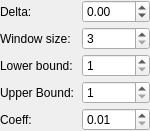
<?xml version="1.0" encoding="UTF-8"?>
<ui version="4.0">
 <class>output::OptionsWidgetBinarizationWolf</class>
 <widget class="QWidget" name="output::OptionsWidgetBinarizationWolf">
  <property name="geometry">
   <rect>
    <x>0</x>
    <y>0</y>
    <width>148</width>
    <height>100</height>
   </rect>
  </property>
  <property name="sizePolicy">
   <sizepolicy hsizetype="Preferred" vsizetype="Preferred">
    <horstretch>0</horstretch>
    <verstretch>0</verstretch>
   </sizepolicy>
  </property>
  <property name="windowTitle">
   <string>Form</string>
  </property>
  <layout class="QHBoxLayout" name="horizontalLayout">
   <property name="spacing">
    <number>4</number>
   </property>
   <property name="leftMargin">
    <number>0</number>
   </property>
   <property name="topMargin">
    <number>0</number>
   </property>
   <property name="rightMargin">
    <number>0</number>
   </property>
   <property name="bottomMargin">
    <number>0</number>
   </property>
   <item>
    <spacer name="horizontalSpacer">
     <property name="orientation">
      <enum>Qt::Horizontal</enum>
     </property>
     <property name="sizeHint" stdset="0">
      <size>
       <width>0</width>
       <height>1</height>
      </size>
     </property>
    </spacer>
   </item>
   <item>
    <layout class="QGridLayout" name="gridLayout">
     <item row="0" column="0">
      <widget class="QLabel" name="wolfDeltaLabel">
       <property name="text">
        <string>Delta:</string>
       </property>
      </widget>
     </item>
     <item row="0" column="1">
      <widget class="QDoubleSpinBox" name="wolfDelta">
       <property name="toolTip">
        <string>Default value is 0.</string>
       </property>
       <property name="minimum">
        <double>-100.0</double>
       </property>
       <property name="maximum">
        <double>100.0</double>
       </property>
       <property name="singleStep">
        <double>1.0</double>
       </property>
      </widget>
     </item>
     <item row="1" column="0">
      <widget class="QLabel" name="windowSizeLabel">
       <property name="text">
        <string>Window size:</string>
       </property>
      </widget>
     </item>
     <item row="1" column="1">
      <widget class="QSpinBox" name="windowSize">
       <property name="toolTip">
        <string>The dimensions of a pixel neighborhood to consider.</string>
       </property>
       <property name="minimum">
        <number>3</number>
       </property>
       <property name="maximum">
        <number>9999</number>
       </property>
      </widget>
     </item>
     <item row="2" column="0">
      <widget class="QLabel" name="lowerBoundLabel">
       <property name="text">
        <string>Lower bound: </string>
       </property>
      </widget>
     </item>
     <item row="2" column="1">
      <widget class="QSpinBox" name="lowerBound">
       <property name="toolTip">
        <string>The minimum possible gray level that can be made white.</string>
       </property>
       <property name="minimum">
        <number>1</number>
       </property>
       <property name="maximum">
        <number>254</number>
       </property>
      </widget>
     </item>
     <item row="3" column="0">
      <widget class="QLabel" name="upperBoundLabel">
       <property name="text">
        <string>Upper Bound: </string>
       </property>
      </widget>
     </item>
     <item row="3" column="1">
      <widget class="QSpinBox" name="upperBound">
       <property name="toolTip">
        <string>The maximum possible gray level that can be made black.</string>
       </property>
       <property name="minimum">
        <number>1</number>
       </property>
       <property name="maximum">
        <number>254</number>
       </property>
      </widget>
     </item>
     <item row="4" column="0">
      <widget class="QLabel" name="wolfCoefLabel">
       <property name="text">
        <string>Coeff:</string>
       </property>
      </widget>
     </item>
     <item row="4" column="1">
      <widget class="QDoubleSpinBox" name="wolfCoef">
       <property name="toolTip">
        <string>Default value is 0.3.</string>
       </property>
       <property name="minimum">
        <double>0.010000000000000</double>
       </property>
       <property name="maximum">
        <double>9.990000000000000</double>
       </property>
       <property name="singleStep">
        <double>0.010000000000000</double>
       </property>
      </widget>
     </item>
    </layout>
   </item>
   <item>
    <spacer name="horizontalSpacer_2">
     <property name="orientation">
      <enum>Qt::Horizontal</enum>
     </property>
     <property name="sizeHint" stdset="0">
      <size>
       <width>0</width>
       <height>1</height>
      </size>
     </property>
    </spacer>
   </item>
  </layout>
 </widget>
 <resources/>
 <connections/>
</ui>
